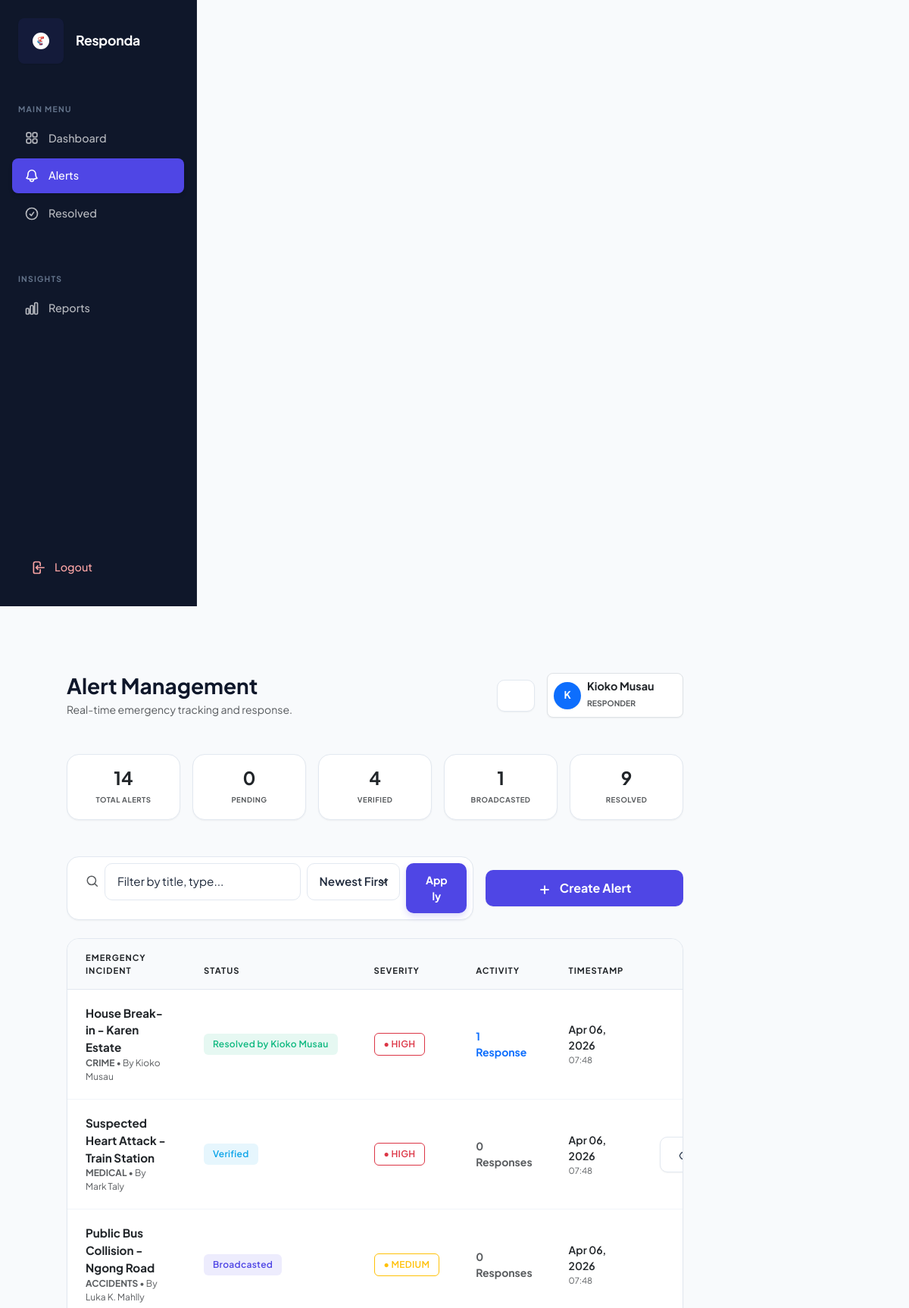
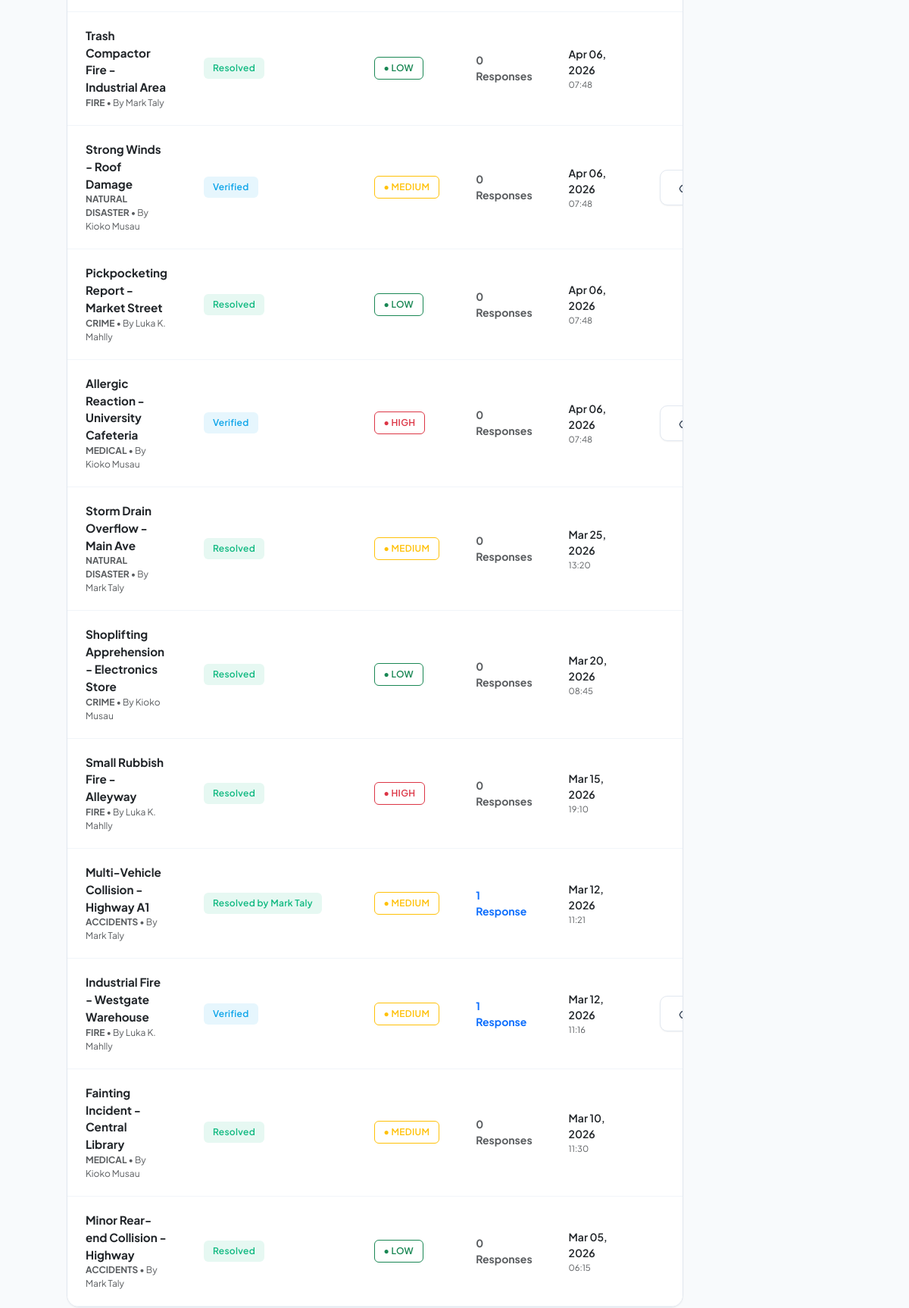
Page /alerts.php (signed in, upper part) on the committed database (2 pictures, top to bottom).
### tables this page shows
CREATE TABLE `Alerts` (
  `Alerts_id` int(11) NOT NULL,
  `Alerts_AlertTypes_id` int(11) NOT NULL,
  `Alerts_title` varchar(150) NOT NULL,
  `Alerts_desc` text NOT NULL,
  `Alerts_latitude` decimal(10,8) NOT NULL,
  `Alerts_longitude` decimal(11,8) NOT NULL,
  `Alerts_status` enum('pending','verified','broadcasted','resolved') DEFAULT 'pending',
  `Alerts_severity` enum('Low','Medium','High') DEFAULT 'Medium',
  `Alerts_Users_id` int(11) DEFAULT NULL,
  `Alerts_AssignedTo_id` int(11) DEFAULT NULL,
  `Alerts_created_at` timestamp NOT NULL DEFAULT current_timestamp()
);

CREATE TABLE `AlertTypes` (
  `AlertTypes_id` int(11) NOT NULL,
  `AlertTypes_name` varchar(100) NOT NULL,
  `AlertTypes_desc` text DEFAULT NULL,
  `AlertTypes_created_at` timestamp NOT NULL DEFAULT current_timestamp()
);

CREATE TABLE `Users` (
  `Users_id` int(11) NOT NULL,
  `Users_full_name` varchar(100) NOT NULL,
  `Users_email` varchar(100) NOT NULL,
  `Users_phone` varchar(20) DEFAULT NULL,
  `Users_password` varchar(255) NOT NULL,
  `Users_api_token` varchar(255) DEFAULT NULL,
  `Users_Roles_id` int(11) NOT NULL,
  `Users_status` enum('active','inactive') DEFAULT 'active',
  `Users_created_at` timestamp NOT NULL DEFAULT current_timestamp()
);

### public/alerts.php (the view, shortened to what this page needs)
<?php
$username = htmlspecialchars($_SESSION['username'] ?? 'User', ENT_QUOTES, 'UTF-8');
$status_filter = $_GET['filter'] ?? 'all';
$search_query = trim($_GET['search'] ?? '');
$sort_by = $_GET['sort'] ?? 'recent';
$alerts = [];
$status_counts = ['pending' => 0, 'verified' => 0, 'broadcasted' => 0, 'resolved' => 0, 'all' => 0];
$hasAssignedToColumn = false;
try {
    $pdo = getPDO();
    try {
        $columnCheck = $pdo->query("SHOW COLUMNS FROM Alerts LIKE 'Alerts_AssignedTo_id'")->fetch();
        $hasAssignedToColumn = !empty($columnCheck);
    } catch (Exception $inner) {
        $hasAssignedToColumn = false;
    }
    $stmt = $pdo->query("SELECT Alerts_status, COUNT(*) as count FROM Alerts GROUP BY Alerts_status");
    while ($row = $stmt->fetch()) {
        if (isset($status_counts[$row['Alerts_status']])) {
            $status_counts[$row['Alerts_status']] = (int)$row['count'];
        }
    }
    $status_counts['all'] = array_sum($status_counts);
    $query = "
        SELECT a.*, at.AlertTypes_name as alert_type, u.Users_full_name as creator, ".
        ($hasAssignedToColumn ? "ar.Users_full_name as assigned_to_name, a.Alerts_AssignedTo_id, " : "") .
        "(SELECT COUNT(*) FROM AlertResponses WHERE AlertResponses_Alerts_id = a.Alerts_id) as response_count,
        (SELECT u2.Users_full_name FROM AlertResponses ar2 LEFT JOIN Users u2 ON ar2.AlertResponses_Users_id = u2.Users_id WHERE ar2.AlertResponses_Alerts_id = a.Alerts_id ORDER BY ar2.AlertResponses_responded_at DESC LIMIT 1) as responder_name
        FROM Alerts a
        LEFT JOIN AlertTypes at ON a.Alerts_AlertTypes_id = at.AlertTypes_id
        LEFT JOIN Users u ON a.Alerts_Users_id = u.Users_id
        " .
        ($hasAssignedToColumn ? "LEFT JOIN Users ar ON a.Alerts_AssignedTo_id = ar.Users_id\n" : "") .
        "WHERE 1=1
    ";
    $query .= match($sort_by) {
        'oldest' => " ORDER BY a.Alerts_created_at ASC",
        'status' => " ORDER BY FIELD(a.Alerts_status, 'pending', 'verified', 'broadcasted', 'resolved'), a.Alerts_created_at DESC",
        default => " ORDER BY a.Alerts_created_at DESC"
    };
    $alerts = $pdo->query($query)->fetchAll();
} catch (Exception $e) {
    error_log($e->getMessage());
}
include __DIR__ . '/../includes/header.php';
?>
<div class="container-fluid p-0">
    <div class="row g-0">
        <?php include __DIR__ . '/../includes/sidebar.php'; ?>
        <main class="col-lg-10 bg-light min-vh-100">
            <div class="p-4 p-lg-5">
                <div class="d-flex justify-content-between align-items-center mb-5">
                    <div>
                        <h1 class="h3 fw-bold mb-1">Alert Management</h1>
                        <p class="text-muted mb-0 small">Real-time emergency tracking and response.</p>
                    </div>
                    <div class="d-flex align-items-center">
                        <div class="dropdown me-3">
                            <button class="btn btn-white border shadow-sm position-relative rounded-circle p-0 d-flex align-items-center justify-content-center" type="button" id="notifBell" data-bs-toggle="dropdown" style="width: 42px; height: 42px;">
                            </button>
                        </div>
                        <div class="bg-white border rounded-3 p-2 shadow-sm d-flex align-items-center" style="min-width: 180px;">
                            <div class="rounded-circle bg-primary d-flex align-items-center justify-content-center text-white fw-bold me-2 shadow-sm" style="width: 36px; height: 36px; font-size: 0.85rem;">
                                <?= strtoupper(substr($username, 0, 1)) ?>
                            </div>
                            <div class="overflow-hidden">
                                <p class="mb-0 text-truncate fw-bold text-dark" style="font-size: 0.9rem; line-height: 1.2;"><?= $username ?></p>
                                <small class="text-muted text-uppercase fw-bold" style="font-size: 0.65rem;"><?= ($role_id == 1) ? 'Administrator' : 'Responder' ?></small>
                            </div>
                        </div>
                    </div>
                </div>
                <div class="row g-3 mb-5">
                    <?php
                    $filter_configs = [
                        'all' => ['label' => 'Total alerts', 'color' => 'secondary'],
                        'pending' => ['label' => 'Pending', 'color' => 'warning'],
                        'verified' => ['label' => 'Verified', 'color' => 'info'],
                        'broadcasted' => ['label' => 'Broadcasted', 'color' => 'primary'],
                        'resolved' => ['label' => 'Resolved', 'color' => 'success']
                    ];
                    foreach ($filter_configs as $key => $cfg):
                        $isActive = ($status_filter === $key);
                    ?>
                    <div class="col-lg">
                        <a href="?filter=<?= $key ?>" class="text-decoration-none">
                            <div class="card border-0 shadow-sm transition-all h-100 <?= $isActive ? 'border-start border-primary border-4' : '' ?>">
                                <div class="card-body p-3 text-center">
                                    <h4 class="fw-bold mb-0 text-dark"><?= $status_counts[$key] ?></h4>
                                    <small class="text-muted text-uppercase fw-bold" style="font-size: 0.6rem; letter-spacing: 0.5px;"><?= $cfg['label'] ?></small>
                                </div>
                            </div>
                        </a>
                    </div>
                    <?php endforeach; ?>
                </div>
                <div class="row g-3 mb-4 align-items-center">
                    <div class="col-lg-8">
                        <div class="card border-0 shadow-sm">
                            <div class="card-body p-2">
                                <form method="GET" class="row g-2">
                                    <div class="col-md-7">
                                        <div class="input-group input-group-sm border-0">
                                            <span class="input-group-text bg-transparent border-0 text-muted ps-3">
                                                <svg xmlns="http://www.w3.org/2000/svg" width="18" height="18" fill="none" viewBox="0 0 24 24" stroke="currentColor" stroke-width="2"><path d="m21 21-5.197-5.197m0 0A7.5 7.5 0 1 0 5.196 5.196a7.5 7.5 0 0 0 10.607 10.607Z" /></svg>
                                            </span>
                                            <input type="text" name="search" class="form-control border-0 bg-transparent" placeholder="Filter by title, type..." value="<?= htmlspecialchars($search_query) ?>">
                                        </div>
                                    </div>
                                    <div class="col-md-3">
                                        <select name="sort" class="form-select form-select-sm border-0 bg-light fw-semibold" onchange="this.form.submit()">
                                            <option value="recent" <?= $sort_by === 'recent' ? 'selected' : '' ?>>Newest First</option>
                                        </select>
                                    </div>
                                    <div class="col-md-2">
                                        <button type="submit" class="btn btn-primary btn-sm w-100 fw-bold">Apply</button>
                                    </div>
                                </form>
                            </div>
                        </div>
                    </div>
                    <div class="col-lg-4 text-lg-end">
                        <button class="btn btn-primary shadow-sm px-4 fw-bold w-100 w-lg-auto" data-bs-toggle="modal" data-bs-target="#createAlertModal">
                            <svg xmlns="http://www.w3.org/2000/svg" width="18" height="18" fill="none" viewBox="0 0 24 24" stroke="currentColor" stroke-width="2.5" class="me-2"><path d="M12 4.5v15m7.5-7.5h-15" /></svg>
                            Create Alert
                        </button>
                    </div>
                </div>
                <div class="card border-0 shadow-sm overflow-hidden">
                    <div class="table-responsive">
                        <table class="table table-hover align-middle mb-0" id="alertsTable">
                            <thead class="bg-light">
                                <tr>
                                    <th class="ps-4">Emergency Incident</th>
                                    <th>Status</th>
                                    <th>Severity</th>
                                    <th>Activity</th>
                                    <th>Timestamp</th>
                                    <th class="text-end pe-4">Actions</th>
                                </tr>
                            </thead>
                            <tbody>
                                <?php if(empty($alerts)): ?>
                                    <tr><td colspan="6" class="text-center p-5 text-muted small">No incidents found matching your current filters.</td></tr>
                                <?php else: foreach ($alerts as $alert):
                                    $sev_color = match($alert['Alerts_severity']) { 'High' => 'danger', 'Medium' => 'warning', 'Low' => 'success', default => 'secondary' };
                                    $stat_color = match($alert['Alerts_status']) { 'pending' => 'warning', 'verified' => 'info', 'broadcasted' => 'primary', 'resolved' => 'success', default => 'secondary' };
                                ?>
                                <tr>
                                    <td class="ps-4">
                                        <div class="fw-bold text-dark" style="font-size: 0.95rem;"><?= htmlspecialchars($alert['Alerts_title']) ?></div>
                                        <small class="text-muted d-block" style="font-size: 0.75rem;">
                                            <span class="fw-bold text-uppercase"><?= htmlspecialchars($alert['alert_type']) ?></span> • By <?= htmlspecialchars($alert['creator'] ?? 'System') ?>
                                        </small>
                                    </td>
                                    <td>
                                        <span class="badge bg-<?= $stat_color ?>-subtle text-<?= $stat_color ?> px-2 py-1">
                                            <?php if($alert['Alerts_status'] === 'resolved' && !empty($alert['responder_name'])): ?>
                                                Resolved by <?= htmlspecialchars($alert['responder_name']) ?>
                                            <?php else: ?>
                                                <?= ucfirst($alert['Alerts_status']) ?>
                                            <?php endif; ?>
                                        </span>
                                    </td>
                                    <td>
                                        <span class="badge border border-<?= $sev_color ?> text-<?= $sev_color ?> bg-white fw-bold" style="font-size: 0.65rem;">
                                            ● <?= strtoupper($alert['Alerts_severity']) ?>
                                        </span>
                                    </td>
                                    <td>
                                        <div class="small fw-bold text-<?= $alert['response_count'] > 0 ? 'primary' : 'muted' ?>">
                                            <?= $alert['response_count'] ?> Response<?= $alert['response_count'] != 1 ? 's' : '' ?>
                                        </div>
                                    </td>
                                    <td>
                                        <div class="small text-dark fw-semibold"><?= date('M d, Y', strtotime($alert['Alerts_created_at'])) ?></div>
                                        <div class="small text-muted" style="font-size: 0.7rem;"><?= date('H:i', strtotime($alert['Alerts_created_at'])) ?></div>
                                    </td>
                                    <td class="text-end pe-4">
                                        <div class="btn-group">
                                            <button class="btn btn-sm btn-white border shadow-sm view-alert me-3"
                                                data-id="<?= $alert['Alerts_id'] ?>"
                                                data-title="<?= htmlspecialchars($alert['Alerts_title']) ?>"
                                                data-description="<?= htmlspecialchars($alert['Alerts_desc']) ?>"
                                                data-type="<?= htmlspecialchars($alert['alert_type']) ?>"
                                                data-status="<?= $alert['Alerts_status'] ?>"
                                                data-severity="<?= $alert['Alerts_severity'] ?>"
                                                data-created-at="<?= htmlspecialchars($alert['Alerts_created_at']) ?>"
                                                data-assigned-to="<?= $alert['Alerts_AssignedTo_id'] ?? '' ?>"
                                                data-assigned-to-name="<?= htmlspecialchars($alert['assigned_to_name'] ?? '') ?>"
                                                data-responder-name="<?= htmlspecialchars($alert['responder_name'] ?? '') ?>"
                                                data-latitude="<?= $alert['Alerts_latitude'] ?>"
                                                data-longitude="<?= $alert['Alerts_longitude'] ?>"
                                                data-bs-toggle="modal" data-bs-target="#viewAlertModal">
                                            </button>
                                        </div>
                                    </td>
                                </tr>
                                <?php endforeach; endif; ?>
                            </tbody>
                        </table>
                    </div>
                </div>
            </div>
        </main>
    </div>
</div>
<?php
    include __DIR__ . '/../includes/footer.php';
?>

### rows in the picture
alerts: Alerts_title "House Break-in - Karen Estate", Alerts_AlertTypes.AlertTypes_name "CRIME", Alerts_Users.Users_full_name "Kioko Musau", responder_name "Kioko Musau", Alerts_severity "HIGH", response_count "1", Alerts_created_at "Apr 06, 2026", Alerts_created_at "07:48"
alerts: Alerts_title "Suspected Heart Attack - Train Station", Alerts_AlertTypes.AlertTypes_name "MEDICAL", Alerts_Users.Users_full_name "Mark Taly", Alerts_status "Verified", Alerts_severity "HIGH", response_count "0", Alerts_created_at "Apr 06, 2026", Alerts_created_at "07:48"
alerts: Alerts_title "Public Bus Collision - Ngong Road", Alerts_AlertTypes.AlertTypes_name "ACCIDENTS", Alerts_Users.Users_full_name "Luka K. Mahlly", Alerts_status "Broadcasted", Alerts_severity "MEDIUM", response_count "0", Alerts_created_at "Apr 06, 2026", Alerts_created_at "07:48"
alerts: Alerts_title "Trash Compactor Fire - Industrial Area", Alerts_AlertTypes.AlertTypes_name "FIRE", Alerts_Users.Users_full_name "Mark Taly", Alerts_status "Resolved", Alerts_severity "LOW", response_count "0", Alerts_created_at "Apr 06, 2026", Alerts_created_at "07:48"
alerts: Alerts_title "Strong Winds - Roof Damage", Alerts_AlertTypes.AlertTypes_name "NATURAL DISASTER", Alerts_Users.Users_full_name "Kioko Musau", Alerts_status "Verified", Alerts_severity "MEDIUM", response_count "0", Alerts_created_at "Apr 06, 2026", Alerts_created_at "07:48"
alerts: Alerts_title "Pickpocketing Report - Market Street", Alerts_AlertTypes.AlertTypes_name "CRIME", Alerts_Users.Users_full_name "Luka K. Mahlly", Alerts_status "Resolved", Alerts_severity "LOW", response_count "0", Alerts_created_at "Apr 06, 2026", Alerts_created_at "07:48"
alerts: Alerts_title "Allergic Reaction - University Cafeteria", Alerts_AlertTypes.AlertTypes_name "MEDICAL", Alerts_Users.Users_full_name "Kioko Musau", Alerts_status "Verified", Alerts_severity "HIGH", response_count "0", Alerts_created_at "Apr 06, 2026", Alerts_created_at "07:48"
alerts: Alerts_title "Storm Drain Overflow - Main Ave", Alerts_AlertTypes.AlertTypes_name "NATURAL DISASTER", Alerts_Users.Users_full_name "Mark Taly", Alerts_status "Resolved", Alerts_severity "MEDIUM", response_count "0", Alerts_created_at "Mar 25, 2026", Alerts_created_at "13:20"
alerts: Alerts_title "Shoplifting Apprehension - Electronics Store", Alerts_AlertTypes.AlertTypes_name "CRIME", Alerts_Users.Users_full_name "Kioko Musau", Alerts_status "Resolved", Alerts_severity "LOW", response_count "0", Alerts_created_at "Mar 20, 2026", Alerts_created_at "08:45"
alerts: Alerts_title "Small Rubbish Fire - Alleyway", Alerts_AlertTypes.AlertTypes_name "FIRE", Alerts_Users.Users_full_name "Luka K. Mahlly", Alerts_status "Resolved", Alerts_severity "HIGH", response_count "0", Alerts_created_at "Mar 15, 2026", Alerts_created_at "19:10"
alerts: Alerts_title "Multi-Vehicle Collision - Highway A1", Alerts_AlertTypes.AlertTypes_name "ACCIDENTS", Alerts_Users.Users_full_name "Mark Taly", responder_name "Mark Taly", Alerts_severity "MEDIUM", response_count "1", Alerts_created_at "Mar 12, 2026", Alerts_created_at "11:21"
alerts: Alerts_title "Industrial Fire - Westgate Warehouse", Alerts_AlertTypes.AlertTypes_name "FIRE", Alerts_Users.Users_full_name "Luka K. Mahlly", Alerts_status "Verified", Alerts_severity "MEDIUM", response_count "1", Alerts_created_at "Mar 12, 2026", Alerts_created_at "11:16"
alerts: Alerts_title "Fainting Incident - Central Library", Alerts_AlertTypes.AlertTypes_name "MEDICAL", Alerts_Users.Users_full_name "Kioko Musau", Alerts_status "Resolved", Alerts_severity "MEDIUM", response_count "0", Alerts_created_at "Mar 10, 2026", Alerts_created_at "11:30"
alerts: Alerts_title "Minor Rear-end Collision - Highway", Alerts_AlertTypes.AlertTypes_name "ACCIDENTS", Alerts_Users.Users_full_name "Mark Taly", Alerts_status "Resolved", Alerts_severity "LOW", response_count "0", Alerts_created_at "Mar 05, 2026", Alerts_created_at "06:15"

### other values in the picture
substr($username, 0, 1) "K"
$username "Kioko Musau"
$status_counts[$key] "14"
$cfg['label'] "TOTAL ALERTS"
$status_counts[$key] "0"
$cfg['label'] "PENDING"
$status_counts[$key] "4"
$cfg['label'] "VERIFIED"
$status_counts[$key] "1"
$cfg['label'] "BROADCASTED"
$status_counts[$key] "9"
$cfg['label'] "RESOLVED"
